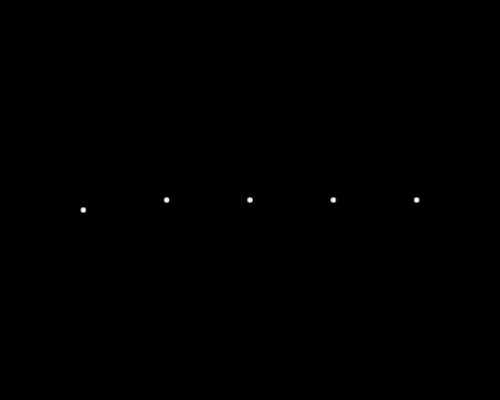
Frame 1 (no input)
Frame 60 (no input): identical to frame 1, image omitted
Frame 120 (the mouse pressed at the canvas centre since frame 60): identical to frame 1, image omitted

The p5.js sketch that drew this single still picture (run headless with seeded random() and noise() and a simulated clock; from frame 60 on, the mouse is pressed at the canvas centre):

// p5.js sketch
// ── sketch.js
let balls = [];
let zero, unitx, unity;
let k = [];
let c = [];
let Amp;
let rowSep;
const radius = 2;
const trailLength = 200;

const T = 10;
const damping = 1;

const N = 5;

function setup() {
  createCanvas(500, 400);
  colorMode(RGB, 255);

  rowSep = width / (N + 1);
  const c = T/width

  zero = createVector(0, 0);
  unity = createVector(0, 1);

  for (let n = 0; n < N; n++) {
    balls.push(new Ball(n));
  }
  balls[0].position.add(0, 10);
  // balls[2].position.add(0, -50);
  // balls[0].position.add(0, 40);
}

function draw() {
  background(0);

  // for (let n = 0; n < balls.length; n++) {
     //Amp = balls[n].amplitude();
  // }

  for (let n = 0; n < balls.length; n++) {
    balls[n].update();
    balls[n].show();
    // balls[n].trails();
    // energy += balls[n].kEnergy();
  }

  for (let n = 0; n < balls.length; n++) {
    balls[n].addForce(calcForce(n));
  }

  // realtiveSep();
  // showSprings();



  // for (let i = 0; i < balls.length; i++) {
  //   for (let j = i + 1; j < balls.length; j++) {
  //     if (distanceSq(balls[i], balls[j]) < (balls[i].radius + balls[j].radius) *
  //       (balls[i].radius + balls[j].radius)) {
  //       collide(balls[i], balls[j]);
  //       console.log("Collision!")
  //     }
  //   }
  // }
}

// ── mass.js
let springColour, springThickness;
let sep;
let minSep = 100;
let maxSep = 100;
let Fn;


class Ball {
  constructor(n, radii = radius, vx0 = 0, vy0 = 0, trail = false, colour = 255) {
    this.position = createVector((n + 1) * rowSep, height / 2);
    this.eqPos = this.position;
    this.disp = this.position.copy().sub(this.eqPos);
    this.angle = 0
    this.maxAmp = 0;
    this.velocity = createVector(vx0, vy0);
    this.acceleration = zero.copy();
    this.colour = colour;
    this.radius = radii;
    this.mass = PI * this.radius * this.radius;
    if (trail) {
      this.trail = [];
    }
  }

  update() {
    this.disp = this.position.copy().sub(this.eqPos);
    this.velocity.add(this.acceleration);
    this.position.add(this.velocity.copy());
    this.velocity.mult(damping);
    this.acceleration.mult(0);
  }

  addForce(force) {
    this.acceleration.add(force.copy().div(this.mass));
  }

  show() {
    fill(this.colour);
    stroke(this.colour, 150);
    strokeWeight(2);
    ellipse(this.position.x, this.position.y, 2 * this.radius);
  }

  trails() {
    this.trail.push(this.position.x, this.position.y);
    if (this.trail.length > 2 * trailLength) {
      this.trail.splice(0, 2);
    }

    stroke(this.colour);
    strokeWeight(0.2);
    noFill();
    beginShape();
    for (let i = 0; i < this.trail.length; i += 2) {
      vertex(this.trail[i], this.trail[i + 1]);
    }
    endShape();
  }

  kEnergy() {
    return 0.5 * this.mass * this.velocity.dot(this.velocity);
  }

  amplitude() {
    this.disp.set(this.position.copy().sub(this.eqPos));
    if (this.disp.mag() > this.maxAmp) {
      this.maxAmp = this.disp.mag();
      return this.maxAmp;
    }
  }
}

function distanceSq(a, b) {
  let dx = a.position.x - b.position.x;
  let dy = a.position.y - b.position.y;
  return dx * dx + dy * dy;
}

function showSprings() {
  springThickness = map(abs((balls[0].position.copy().sub(balls[1].position)).mag()),
    minSep, maxSep, 10, 5);
  springColour = map(abs((balls[0].position.copy().sub(balls[1].position)).mag()),
    minSep, maxSep, 0, 100);
  strokeWeight(springThickness);
  stroke(100, springColour, 200, 200);
  line(balls[0].position.x, balls[0].position.y, balls[1].position.x,
    balls[1].position.y);

  for (i = 0; i < balls.length; i++) {
    springThickness = map(abs(balls[i].disp.mag()), 0, balls[i].maxAmp, 10, 5);
    springColour = map(abs(balls[i].disp.mag()), 0, balls[i].maxAmp, 100, 255);
    stroke(springColour, 0, 0, 150);
    strokeWeight(springThickness);
    line(0 + i * width, balls[i].eqPos.y,
      balls[i].position.x, balls[i].position.y);
  }
}

function realtiveSep() {
  sep = abs((balls[0].position.copy().sub(balls[1].position.copy())).mag());

  if (sep > maxSep) {
    maxSep = sep;
  }
  if (sep < minSep) {
    minSep = sep;
  }
}

function calcForce(n) {
  if (n = 0) {
    Fn = c * (balls[n + 1].disp.y - 2 * balls[n].disp.y);
  } else if (n = N - 1) {
    Fn = c * (balls[n - 1].disp.y - 2 * balls[n].disp.y);
  } else {
    Fn = c * (balls[n + 1].disp.y + balls[n - 1].disp.y - 2 * balls[n].disp.y);
  }
  return unity.copy().mult(Fn);
}
